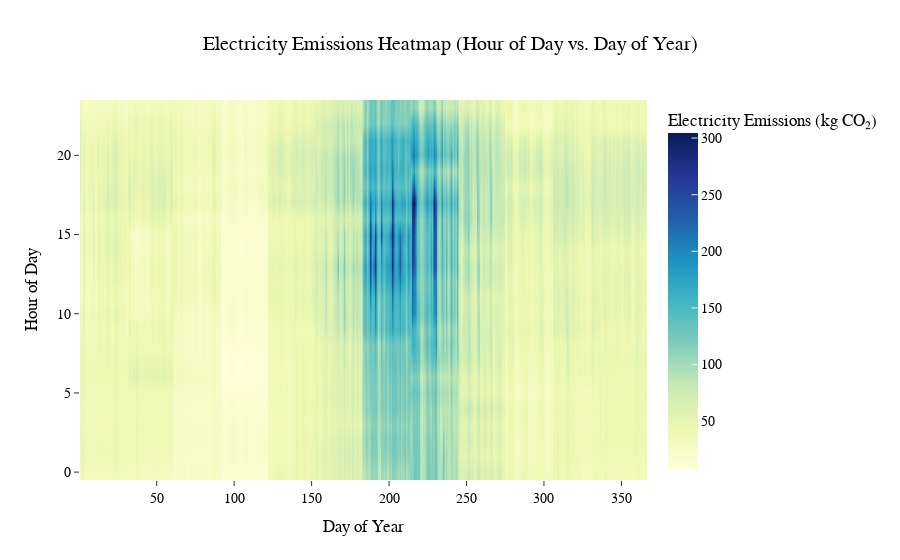

Notebook code cell kept with this figure:
### Code cell
#! Update for mutliple scenarios

from src.visuals import plot_emissions_heatmap

df = source_energy.copy()

year = 2040

plot_emissions_heatmap(df, year)

### Figure 1 — Plotly figure (JSON) as saved in the notebook; plotly's stock layout.template omitted (floating-point values rounded to 4 significant figures; data arrays with more than 128 entries replaced by an {"elided": "..."} marker saying what was removed)
{"data": [{"colorbar": {"title": {"text": "Electricity Emissions (kg CO₂)"}}, "colorscale": [[0, "rgb(255,255,217)"], [0.125, "rgb(237,248,177)"], [0.25, "rgb(199,233,180)"], [0.375, "rgb(127,205,187)"], [0.5, "rgb(65,182,196)"], [0.625, "rgb(29,145,192)"], [0.75, "rgb(34,94,168)"], [0.875, "rgb(37,52,148)"], [1, "rgb(8,29,88)"]], "hovertemplate": "Day of Year: %{x}<br>Hour: %{y}<br>Emissions: %{z:.2f} kg CO₂<extra></extra>", "type": "heatmap", "x": {"elided": "365 int values"}, "y": [0, 1, 2, 3, 4, 5, 6, 7, 8, 9, 10, 11, 12, 13, 14, 15, 16, 17, 18, 19, 20, 21, 22, 23], "z": {"elided": "24x365 float values"}, "zsmooth": "best"}], "layout": {"title": {"text": "Electricity Emissions Heatmap (Hour of Day vs. Day of Year)"}, "xaxis": {"title": {"text": "Day of Year"}}, "yaxis": {"title": {"text": "Hour of Day"}}}}
